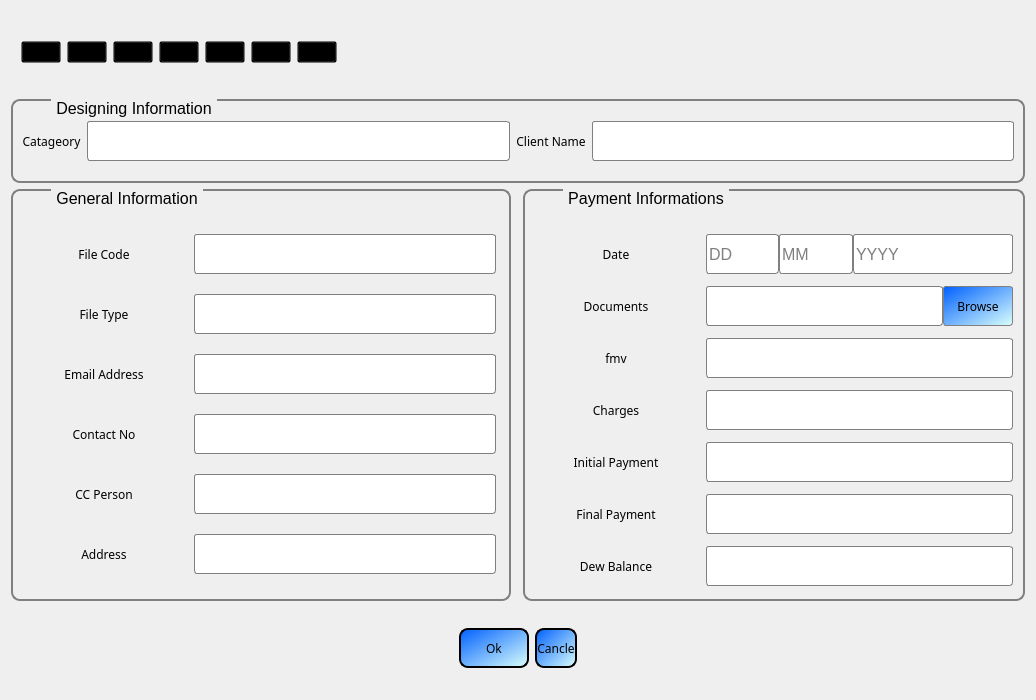
<?xml version="1.0" encoding="UTF-8"?>
<ui version="4.0">
 <class>Form</class>
 <widget class="QWidget" name="Form">
  <property name="geometry">
   <rect>
    <x>0</x>
    <y>0</y>
    <width>1036</width>
    <height>700</height>
   </rect>
  </property>
  <property name="minimumSize">
   <size>
    <width>700</width>
    <height>700</height>
   </size>
  </property>
  <property name="maximumSize">
   <size>
    <width>1058</width>
    <height>700</height>
   </size>
  </property>
  <property name="windowTitle">
   <string>Form</string>
  </property>
  <layout class="QVBoxLayout" name="verticalLayout">
   <item alignment="Qt::AlignLeft">
    <widget class="QFrame" name="frame">
     <property name="styleSheet">
      <string notr="true">background-color:transparent;</string>
     </property>
     <property name="frameShape">
      <enum>QFrame::StyledPanel</enum>
     </property>
     <property name="frameShadow">
      <enum>QFrame::Raised</enum>
     </property>
     <layout class="QHBoxLayout" name="horizontalLayout_4">
      <item>
       <widget class="QPushButton" name="pushButton">
        <property name="text">
         <string/>
        </property>
        <property name="icon">
         <iconset resource="../../sm_engineering2/icon/source.qrc">
          <normaloff>:/newPrefix/Actions-document-preview-icon.png</normaloff>:/newPrefix/Actions-document-preview-icon.png</iconset>
        </property>
        <property name="iconSize">
         <size>
          <width>40</width>
          <height>40</height>
         </size>
        </property>
       </widget>
      </item>
      <item>
       <widget class="QPushButton" name="pushButton_2">
        <property name="text">
         <string/>
        </property>
        <property name="icon">
         <iconset resource="../../sm_engineering2/icon/source.qrc">
          <normaloff>:/newPrefix/save.png</normaloff>:/newPrefix/save.png</iconset>
        </property>
        <property name="iconSize">
         <size>
          <width>40</width>
          <height>40</height>
         </size>
        </property>
       </widget>
      </item>
      <item>
       <widget class="QPushButton" name="pushButton_3">
        <property name="text">
         <string/>
        </property>
        <property name="icon">
         <iconset resource="../../sm_engineering2/icon/source.qrc">
          <normaloff>:/newPrefix/math-add-icon.png</normaloff>:/newPrefix/math-add-icon.png</iconset>
        </property>
        <property name="iconSize">
         <size>
          <width>40</width>
          <height>40</height>
         </size>
        </property>
       </widget>
      </item>
      <item>
       <widget class="QPushButton" name="pushButton_4">
        <property name="text">
         <string/>
        </property>
        <property name="icon">
         <iconset resource="../../sm_engineering2/icon/source.qrc">
          <normaloff>:/newPrefix/Actions-go-previous-icon.png</normaloff>:/newPrefix/Actions-go-previous-icon.png</iconset>
        </property>
        <property name="iconSize">
         <size>
          <width>40</width>
          <height>40</height>
         </size>
        </property>
       </widget>
      </item>
      <item>
       <widget class="QPushButton" name="pushButton_5">
        <property name="text">
         <string/>
        </property>
        <property name="icon">
         <iconset resource="../../sm_engineering2/icon/source.qrc">
          <normaloff>:/newPrefix/Actions-go-next-icon.png</normaloff>:/newPrefix/Actions-go-next-icon.png</iconset>
        </property>
        <property name="iconSize">
         <size>
          <width>40</width>
          <height>40</height>
         </size>
        </property>
       </widget>
      </item>
      <item>
       <widget class="QPushButton" name="pushButton_6">
        <property name="text">
         <string/>
        </property>
        <property name="icon">
         <iconset resource="../../sm_engineering2/icon/source.qrc">
          <normaloff>:/newPrefix/Letter-B-lg-icon.png</normaloff>:/newPrefix/Letter-B-lg-icon.png</iconset>
        </property>
        <property name="iconSize">
         <size>
          <width>40</width>
          <height>40</height>
         </size>
        </property>
       </widget>
      </item>
      <item>
       <widget class="QPushButton" name="pushButton_7">
        <property name="text">
         <string/>
        </property>
        <property name="icon">
         <iconset resource="../../sm_engineering2/icon/source.qrc">
          <normaloff>:/newPrefix/Settings-icon.png</normaloff>:/newPrefix/Settings-icon.png</iconset>
        </property>
        <property name="iconSize">
         <size>
          <width>40</width>
          <height>40</height>
         </size>
        </property>
       </widget>
      </item>
     </layout>
    </widget>
   </item>
   <item>
    <widget class="QGroupBox" name="groupBox">
     <property name="font">
      <font>
       <pointsize>12</pointsize>
      </font>
     </property>
     <property name="styleSheet">
      <string notr="true">
QGroupBox {
    border: 2px solid gray;
    border-radius: 9px;
    margin-top: 0.8em;
	
background-color:transparent;
}

QGroupBox::title {
    subcontrol-origin: margin;
    left: 40px;
    padding: 0 3px 0 3px;
}</string>
     </property>
     <property name="title">
      <string>Designing Information</string>
     </property>
     <layout class="QHBoxLayout" name="horizontalLayout_2">
      <property name="topMargin">
       <number>20</number>
      </property>
      <property name="bottomMargin">
       <number>20</number>
      </property>
      <item>
       <widget class="QLabel" name="label_78">
        <property name="maximumSize">
         <size>
          <width>16777215</width>
          <height>40</height>
         </size>
        </property>
        <property name="font">
         <font>
          <family>8514oem</family>
         </font>
        </property>
        <property name="styleSheet">
         <string notr="true">background-color:transparent;</string>
        </property>
        <property name="text">
         <string>Catageory</string>
        </property>
        <property name="alignment">
         <set>Qt::AlignCenter</set>
        </property>
       </widget>
      </item>
      <item>
       <widget class="QLineEdit" name="dfile_code_2">
        <property name="minimumSize">
         <size>
          <width>0</width>
          <height>40</height>
         </size>
        </property>
        <property name="maximumSize">
         <size>
          <width>16777215</width>
          <height>16777215</height>
         </size>
        </property>
        <property name="font">
         <font>
          <pointsize>10</pointsize>
         </font>
        </property>
        <property name="styleSheet">
         <string notr="true">QLineEdit{
border:1px solid gray;
background-color: rgb(255, 255, 255);
border-radius:3px;
}</string>
        </property>
       </widget>
      </item>
      <item>
       <widget class="QLabel" name="label_80">
        <property name="maximumSize">
         <size>
          <width>16777215</width>
          <height>40</height>
         </size>
        </property>
        <property name="font">
         <font>
          <family>8514oem</family>
         </font>
        </property>
        <property name="styleSheet">
         <string notr="true">background-color:transparent;</string>
        </property>
        <property name="text">
         <string>Client Name</string>
        </property>
        <property name="alignment">
         <set>Qt::AlignCenter</set>
        </property>
       </widget>
      </item>
      <item>
       <widget class="QLineEdit" name="dfile_code_3">
        <property name="minimumSize">
         <size>
          <width>0</width>
          <height>40</height>
         </size>
        </property>
        <property name="maximumSize">
         <size>
          <width>16777215</width>
          <height>16777215</height>
         </size>
        </property>
        <property name="font">
         <font>
          <pointsize>10</pointsize>
         </font>
        </property>
        <property name="styleSheet">
         <string notr="true">QLineEdit{
border:1px solid gray;
background-color: rgb(255, 255, 255);
border-radius:3px;
}</string>
        </property>
       </widget>
      </item>
     </layout>
    </widget>
   </item>
   <item>
    <widget class="QFrame" name="frame_2">
     <property name="styleSheet">
      <string notr="true">background-color:transparent;</string>
     </property>
     <property name="frameShape">
      <enum>QFrame::NoFrame</enum>
     </property>
     <property name="frameShadow">
      <enum>QFrame::Raised</enum>
     </property>
     <layout class="QHBoxLayout" name="horizontalLayout">
      <property name="spacing">
       <number>12</number>
      </property>
      <property name="leftMargin">
       <number>0</number>
      </property>
      <property name="topMargin">
       <number>0</number>
      </property>
      <property name="rightMargin">
       <number>0</number>
      </property>
      <property name="bottomMargin">
       <number>0</number>
      </property>
      <item>
       <widget class="QGroupBox" name="groupBox_14">
        <property name="minimumSize">
         <size>
          <width>500</width>
          <height>0</height>
         </size>
        </property>
        <property name="maximumSize">
         <size>
          <width>600</width>
          <height>16777215</height>
         </size>
        </property>
        <property name="font">
         <font>
          <pointsize>12</pointsize>
         </font>
        </property>
        <property name="styleSheet">
         <string notr="true">
QGroupBox {
    border: 2px solid gray;
    border-radius: 9px;
    margin-top: 0.8em;
	
background-color:transparent;
}

QGroupBox::title {
    subcontrol-origin: margin;
    left: 40px;
    padding: 0 3px 0 3px;
}</string>
        </property>
        <property name="title">
         <string>General Information</string>
        </property>
        <property name="alignment">
         <set>Qt::AlignCenter</set>
        </property>
        <layout class="QHBoxLayout" name="horizontalLayout_25">
         <property name="spacing">
          <number>0</number>
         </property>
         <property name="leftMargin">
          <number>0</number>
         </property>
         <property name="topMargin">
          <number>0</number>
         </property>
         <property name="rightMargin">
          <number>0</number>
         </property>
         <property name="bottomMargin">
          <number>0</number>
         </property>
         <item>
          <widget class="QFrame" name="frame_22">
           <property name="minimumSize">
            <size>
             <width>180</width>
             <height>0</height>
            </size>
           </property>
           <property name="maximumSize">
            <size>
             <width>300</width>
             <height>16777215</height>
            </size>
           </property>
           <property name="styleSheet">
            <string notr="true">background-color: transparent;</string>
           </property>
           <property name="frameShape">
            <enum>QFrame::NoFrame</enum>
           </property>
           <property name="frameShadow">
            <enum>QFrame::Raised</enum>
           </property>
           <layout class="QVBoxLayout" name="verticalLayout_24">
            <property name="spacing">
             <number>0</number>
            </property>
            <property name="leftMargin">
             <number>0</number>
            </property>
            <property name="topMargin">
             <number>0</number>
            </property>
            <property name="rightMargin">
             <number>0</number>
            </property>
            <property name="bottomMargin">
             <number>0</number>
            </property>
            <item>
             <widget class="QLabel" name="label_72">
              <property name="maximumSize">
               <size>
                <width>16777215</width>
                <height>40</height>
               </size>
              </property>
              <property name="font">
               <font>
                <family>8514oem</family>
               </font>
              </property>
              <property name="text">
               <string>File Code</string>
              </property>
              <property name="alignment">
               <set>Qt::AlignCenter</set>
              </property>
             </widget>
            </item>
            <item>
             <widget class="QLabel" name="label_73">
              <property name="minimumSize">
               <size>
                <width>0</width>
                <height>40</height>
               </size>
              </property>
              <property name="maximumSize">
               <size>
                <width>16777215</width>
                <height>40</height>
               </size>
              </property>
              <property name="font">
               <font>
                <family>8514oem</family>
               </font>
              </property>
              <property name="text">
               <string>File Type</string>
              </property>
              <property name="alignment">
               <set>Qt::AlignCenter</set>
              </property>
             </widget>
            </item>
            <item>
             <widget class="QLabel" name="label_74">
              <property name="maximumSize">
               <size>
                <width>16777215</width>
                <height>40</height>
               </size>
              </property>
              <property name="font">
               <font>
                <family>8514oem</family>
               </font>
              </property>
              <property name="text">
               <string>Email Address</string>
              </property>
              <property name="alignment">
               <set>Qt::AlignCenter</set>
              </property>
             </widget>
            </item>
            <item>
             <widget class="QLabel" name="label_75">
              <property name="maximumSize">
               <size>
                <width>16777215</width>
                <height>40</height>
               </size>
              </property>
              <property name="font">
               <font>
                <family>8514oem</family>
               </font>
              </property>
              <property name="text">
               <string>Contact No</string>
              </property>
              <property name="alignment">
               <set>Qt::AlignCenter</set>
              </property>
             </widget>
            </item>
            <item>
             <widget class="QLabel" name="label_76">
              <property name="maximumSize">
               <size>
                <width>16777215</width>
                <height>40</height>
               </size>
              </property>
              <property name="font">
               <font>
                <family>8514oem</family>
               </font>
              </property>
              <property name="text">
               <string>CC Person</string>
              </property>
              <property name="alignment">
               <set>Qt::AlignCenter</set>
              </property>
             </widget>
            </item>
            <item>
             <widget class="QLabel" name="label_77">
              <property name="maximumSize">
               <size>
                <width>16777215</width>
                <height>40</height>
               </size>
              </property>
              <property name="font">
               <font>
                <family>8514oem</family>
               </font>
              </property>
              <property name="text">
               <string>Address</string>
              </property>
              <property name="alignment">
               <set>Qt::AlignCenter</set>
              </property>
             </widget>
            </item>
           </layout>
          </widget>
         </item>
         <item>
          <widget class="QFrame" name="frame_23">
           <property name="maximumSize">
            <size>
             <width>350</width>
             <height>16777215</height>
            </size>
           </property>
           <property name="styleSheet">
            <string notr="true">background-color: transparent</string>
           </property>
           <property name="frameShape">
            <enum>QFrame::NoFrame</enum>
           </property>
           <property name="frameShadow">
            <enum>QFrame::Raised</enum>
           </property>
           <layout class="QVBoxLayout" name="verticalLayout_25">
            <property name="spacing">
             <number>0</number>
            </property>
            <property name="leftMargin">
             <number>0</number>
            </property>
            <property name="topMargin">
             <number>0</number>
            </property>
            <property name="rightMargin">
             <number>12</number>
            </property>
            <property name="bottomMargin">
             <number>0</number>
            </property>
            <item>
             <widget class="QLineEdit" name="dfile_code">
              <property name="minimumSize">
               <size>
                <width>0</width>
                <height>40</height>
               </size>
              </property>
              <property name="maximumSize">
               <size>
                <width>16777215</width>
                <height>16777215</height>
               </size>
              </property>
              <property name="font">
               <font>
                <pointsize>10</pointsize>
               </font>
              </property>
              <property name="styleSheet">
               <string notr="true">QLineEdit{
border:1px solid gray;
background-color: rgb(255, 255, 255);
border-radius:3px;
}</string>
              </property>
              <property name="text">
               <string/>
              </property>
             </widget>
            </item>
            <item>
             <widget class="QLineEdit" name="dclient_name">
              <property name="minimumSize">
               <size>
                <width>0</width>
                <height>40</height>
               </size>
              </property>
              <property name="maximumSize">
               <size>
                <width>16777215</width>
                <height>16777215</height>
               </size>
              </property>
              <property name="font">
               <font>
                <pointsize>10</pointsize>
               </font>
              </property>
              <property name="styleSheet">
               <string notr="true">QLineEdit{
border:1px solid gray;
background-color: rgb(255, 255, 255);
border-radius:3px;
}</string>
              </property>
             </widget>
            </item>
            <item>
             <widget class="QLineEdit" name="catageory">
              <property name="minimumSize">
               <size>
                <width>0</width>
                <height>40</height>
               </size>
              </property>
              <property name="font">
               <font>
                <pointsize>10</pointsize>
               </font>
              </property>
              <property name="styleSheet">
               <string notr="true">QLineEdit{
border:1px solid gray;
background-color: rgb(255, 255, 255);
border-radius:3px;
}</string>
              </property>
             </widget>
            </item>
            <item>
             <widget class="QLineEdit" name="dcontact_no">
              <property name="minimumSize">
               <size>
                <width>0</width>
                <height>40</height>
               </size>
              </property>
              <property name="font">
               <font>
                <pointsize>10</pointsize>
               </font>
              </property>
              <property name="styleSheet">
               <string notr="true">QLineEdit{
border:1px solid gray;
background-color: rgb(255, 255, 255);
border-radius:3px;
}</string>
              </property>
             </widget>
            </item>
            <item>
             <widget class="QLineEdit" name="dcc_person">
              <property name="minimumSize">
               <size>
                <width>0</width>
                <height>40</height>
               </size>
              </property>
              <property name="font">
               <font>
                <pointsize>10</pointsize>
               </font>
              </property>
              <property name="styleSheet">
               <string notr="true">QLineEdit{
border:1px solid gray;
background-color: rgb(255, 255, 255);
border-radius:3px;
}</string>
              </property>
             </widget>
            </item>
            <item>
             <widget class="QLineEdit" name="daddress">
              <property name="minimumSize">
               <size>
                <width>0</width>
                <height>40</height>
               </size>
              </property>
              <property name="font">
               <font>
                <pointsize>10</pointsize>
               </font>
              </property>
              <property name="styleSheet">
               <string notr="true">QLineEdit{
border:1px solid gray;
background-color: rgb(255, 255, 255);
border-radius:3px;
}</string>
              </property>
              <property name="text">
               <string/>
              </property>
             </widget>
            </item>
           </layout>
          </widget>
         </item>
        </layout>
       </widget>
      </item>
      <item>
       <widget class="QGroupBox" name="groupBox_15">
        <property name="minimumSize">
         <size>
          <width>500</width>
          <height>0</height>
         </size>
        </property>
        <property name="maximumSize">
         <size>
          <width>600</width>
          <height>16777215</height>
         </size>
        </property>
        <property name="font">
         <font>
          <pointsize>12</pointsize>
         </font>
        </property>
        <property name="styleSheet">
         <string notr="true">
QGroupBox {
    border: 2px solid gray;
    border-radius: 9px;
    margin-top: 0.8em;
	
background-color:transparent;
}

QGroupBox::title {
    subcontrol-origin: margin;
    left: 40px;
    padding: 0 3px 0 3px;
}</string>
        </property>
        <property name="title">
         <string>Payment Informations</string>
        </property>
        <layout class="QHBoxLayout" name="horizontalLayout_26">
         <property name="spacing">
          <number>0</number>
         </property>
         <property name="leftMargin">
          <number>0</number>
         </property>
         <property name="topMargin">
          <number>0</number>
         </property>
         <property name="rightMargin">
          <number>0</number>
         </property>
         <property name="bottomMargin">
          <number>0</number>
         </property>
         <item>
          <widget class="QFrame" name="frame_24">
           <property name="minimumSize">
            <size>
             <width>180</width>
             <height>0</height>
            </size>
           </property>
           <property name="maximumSize">
            <size>
             <width>685</width>
             <height>16777215</height>
            </size>
           </property>
           <property name="styleSheet">
            <string notr="true">background-color: transparent;</string>
           </property>
           <property name="frameShape">
            <enum>QFrame::NoFrame</enum>
           </property>
           <property name="frameShadow">
            <enum>QFrame::Raised</enum>
           </property>
           <layout class="QVBoxLayout" name="verticalLayout_26">
            <property name="spacing">
             <number>12</number>
            </property>
            <property name="leftMargin">
             <number>12</number>
            </property>
            <property name="topMargin">
             <number>20</number>
            </property>
            <property name="rightMargin">
             <number>12</number>
            </property>
            <property name="bottomMargin">
             <number>12</number>
            </property>
            <item>
             <widget class="QLabel" name="label_79">
              <property name="maximumSize">
               <size>
                <width>16777215</width>
                <height>40</height>
               </size>
              </property>
              <property name="font">
               <font>
                <family>8514oem</family>
               </font>
              </property>
              <property name="text">
               <string>Date</string>
              </property>
              <property name="alignment">
               <set>Qt::AlignCenter</set>
              </property>
             </widget>
            </item>
            <item>
             <widget class="QLabel" name="label_82">
              <property name="maximumSize">
               <size>
                <width>16777215</width>
                <height>40</height>
               </size>
              </property>
              <property name="font">
               <font>
                <family>8514oem</family>
               </font>
              </property>
              <property name="text">
               <string>Documents</string>
              </property>
              <property name="alignment">
               <set>Qt::AlignCenter</set>
              </property>
             </widget>
            </item>
            <item>
             <widget class="QLabel" name="label_96">
              <property name="maximumSize">
               <size>
                <width>16777215</width>
                <height>40</height>
               </size>
              </property>
              <property name="font">
               <font>
                <family>8514oem</family>
               </font>
              </property>
              <property name="text">
               <string>fmv</string>
              </property>
              <property name="alignment">
               <set>Qt::AlignCenter</set>
              </property>
             </widget>
            </item>
            <item>
             <widget class="QLabel" name="label_83">
              <property name="maximumSize">
               <size>
                <width>16777215</width>
                <height>40</height>
               </size>
              </property>
              <property name="font">
               <font>
                <family>8514oem</family>
               </font>
              </property>
              <property name="text">
               <string>Charges</string>
              </property>
              <property name="alignment">
               <set>Qt::AlignCenter</set>
              </property>
             </widget>
            </item>
            <item>
             <widget class="QLabel" name="label_84">
              <property name="maximumSize">
               <size>
                <width>16777215</width>
                <height>40</height>
               </size>
              </property>
              <property name="font">
               <font>
                <family>8514oem</family>
               </font>
              </property>
              <property name="text">
               <string>Initial Payment</string>
              </property>
              <property name="alignment">
               <set>Qt::AlignCenter</set>
              </property>
             </widget>
            </item>
            <item>
             <widget class="QLabel" name="label_85">
              <property name="minimumSize">
               <size>
                <width>0</width>
                <height>40</height>
               </size>
              </property>
              <property name="maximumSize">
               <size>
                <width>16777215</width>
                <height>40</height>
               </size>
              </property>
              <property name="font">
               <font>
                <family>8514oem</family>
               </font>
              </property>
              <property name="text">
               <string>Final Payment</string>
              </property>
              <property name="alignment">
               <set>Qt::AlignCenter</set>
              </property>
             </widget>
            </item>
            <item>
             <widget class="QLabel" name="label_86">
              <property name="maximumSize">
               <size>
                <width>16777215</width>
                <height>40</height>
               </size>
              </property>
              <property name="font">
               <font>
                <family>8514oem</family>
               </font>
              </property>
              <property name="text">
               <string>Dew Balance</string>
              </property>
              <property name="alignment">
               <set>Qt::AlignCenter</set>
              </property>
             </widget>
            </item>
           </layout>
          </widget>
         </item>
         <item alignment="Qt::AlignVCenter">
          <widget class="QFrame" name="frame_25">
           <property name="maximumSize">
            <size>
             <width>350</width>
             <height>16777215</height>
            </size>
           </property>
           <property name="layoutDirection">
            <enum>Qt::LeftToRight</enum>
           </property>
           <property name="styleSheet">
            <string notr="true">background-color: transparent;</string>
           </property>
           <property name="frameShape">
            <enum>QFrame::NoFrame</enum>
           </property>
           <property name="frameShadow">
            <enum>QFrame::Raised</enum>
           </property>
           <layout class="QVBoxLayout" name="verticalLayout_27">
            <property name="spacing">
             <number>12</number>
            </property>
            <property name="leftMargin">
             <number>0</number>
            </property>
            <property name="topMargin">
             <number>20</number>
            </property>
            <property name="bottomMargin">
             <number>0</number>
            </property>
            <item>
             <widget class="QFrame" name="frame_8">
              <property name="maximumSize">
               <size>
                <width>350</width>
                <height>40</height>
               </size>
              </property>
              <property name="frameShape">
               <enum>QFrame::NoFrame</enum>
              </property>
              <property name="frameShadow">
               <enum>QFrame::Raised</enum>
              </property>
              <layout class="QHBoxLayout" name="horizontalLayout_21">
               <property name="spacing">
                <number>0</number>
               </property>
               <property name="leftMargin">
                <number>0</number>
               </property>
               <property name="topMargin">
                <number>0</number>
               </property>
               <property name="rightMargin">
                <number>0</number>
               </property>
               <property name="bottomMargin">
                <number>0</number>
               </property>
               <item>
                <widget class="QLineEdit" name="dd_dd">
                 <property name="minimumSize">
                  <size>
                   <width>0</width>
                   <height>40</height>
                  </size>
                 </property>
                 <property name="maximumSize">
                  <size>
                   <width>743</width>
                   <height>1176</height>
                  </size>
                 </property>
                 <property name="font">
                  <font>
                   <pointsize>12</pointsize>
                  </font>
                 </property>
                 <property name="styleSheet">
                  <string notr="true">QLineEdit{
border:1px solid gray;
background-color: rgb(255, 255, 255);
border-radius:3px;
}</string>
                 </property>
                 <property name="placeholderText">
                  <string>DD</string>
                 </property>
                </widget>
               </item>
               <item>
                <widget class="QLineEdit" name="dd_mm">
                 <property name="minimumSize">
                  <size>
                   <width>0</width>
                   <height>40</height>
                  </size>
                 </property>
                 <property name="maximumSize">
                  <size>
                   <width>919</width>
                   <height>624</height>
                  </size>
                 </property>
                 <property name="font">
                  <font>
                   <pointsize>12</pointsize>
                  </font>
                 </property>
                 <property name="styleSheet">
                  <string notr="true">QLineEdit{
border:1px solid gray;
background-color: rgb(255, 255, 255);
border-radius:3px;
}</string>
                 </property>
                 <property name="placeholderText">
                  <string>MM</string>
                 </property>
                </widget>
               </item>
               <item>
                <widget class="QLineEdit" name="dd_yy">
                 <property name="minimumSize">
                  <size>
                   <width>160</width>
                   <height>40</height>
                  </size>
                 </property>
                 <property name="maximumSize">
                  <size>
                   <width>627</width>
                   <height>16777215</height>
                  </size>
                 </property>
                 <property name="font">
                  <font>
                   <pointsize>12</pointsize>
                  </font>
                 </property>
                 <property name="styleSheet">
                  <string notr="true">QLineEdit{
border:1px solid gray;
background-color: rgb(255, 255, 255);
border-radius:3px;
}</string>
                 </property>
                 <property name="placeholderText">
                  <string>YYYY</string>
                 </property>
                </widget>
               </item>
              </layout>
             </widget>
            </item>
            <item>
             <widget class="QFrame" name="frame_14">
              <property name="maximumSize">
               <size>
                <width>16777215</width>
                <height>40</height>
               </size>
              </property>
              <property name="styleSheet">
               <string notr="true"/>
              </property>
              <property name="frameShape">
               <enum>QFrame::NoFrame</enum>
              </property>
              <property name="frameShadow">
               <enum>QFrame::Raised</enum>
              </property>
              <layout class="QHBoxLayout" name="horizontalLayout_5">
               <property name="spacing">
                <number>0</number>
               </property>
               <property name="leftMargin">
                <number>0</number>
               </property>
               <property name="topMargin">
                <number>0</number>
               </property>
               <property name="rightMargin">
                <number>0</number>
               </property>
               <property name="bottomMargin">
                <number>0</number>
               </property>
               <item>
                <widget class="QLineEdit" name="browse_edit">
                 <property name="minimumSize">
                  <size>
                   <width>0</width>
                   <height>40</height>
                  </size>
                 </property>
                 <property name="font">
                  <font>
                   <pointsize>10</pointsize>
                  </font>
                 </property>
                 <property name="styleSheet">
                  <string notr="true">QLineEdit{
border:1px solid gray;
background-color: rgb(255, 255, 255);
border-radius:3px;
}</string>
                 </property>
                </widget>
               </item>
               <item>
                <widget class="QPushButton" name="browse_btn">
                 <property name="minimumSize">
                  <size>
                   <width>70</width>
                   <height>40</height>
                  </size>
                 </property>
                 <property name="font">
                  <font>
                   <family>8514oem</family>
                  </font>
                 </property>
                 <property name="styleSheet">
                  <string notr="true">QPushButton{
background-color: qlineargradient(spread:reflect, x1:0, y1:0, x2:1, y2:1, stop:0 rgba(0, 96, 255, 255), stop:1 rgba(218, 255, 251, 255));
border:1px solid grey;
border-radius:3px;
}
</string>
                 </property>
                 <property name="text">
                  <string>Browse</string>
                 </property>
                </widget>
               </item>
              </layout>
             </widget>
            </item>
            <item>
             <widget class="QLineEdit" name="dfmv">
              <property name="minimumSize">
               <size>
                <width>0</width>
                <height>40</height>
               </size>
              </property>
              <property name="font">
               <font>
                <pointsize>10</pointsize>
               </font>
              </property>
              <property name="styleSheet">
               <string notr="true">QLineEdit{
border:1px solid gray;
background-color: rgb(255, 255, 255);
border-radius:3px;
}</string>
              </property>
             </widget>
            </item>
            <item>
             <widget class="QLineEdit" name="dcharges">
              <property name="minimumSize">
               <size>
                <width>0</width>
                <height>40</height>
               </size>
              </property>
              <property name="font">
               <font>
                <pointsize>10</pointsize>
               </font>
              </property>
              <property name="styleSheet">
               <string notr="true">QLineEdit{
border:1px solid gray;
background-color: rgb(255, 255, 255);
border-radius:3px;
}</string>
              </property>
             </widget>
            </item>
            <item>
             <widget class="QLineEdit" name="dinitial_payment">
              <property name="minimumSize">
               <size>
                <width>0</width>
                <height>40</height>
               </size>
              </property>
              <property name="font">
               <font>
                <pointsize>10</pointsize>
               </font>
              </property>
              <property name="styleSheet">
               <string notr="true">QLineEdit{
border:1px solid gray;
background-color: rgb(255, 255, 255);
border-radius:3px;
}</string>
              </property>
             </widget>
            </item>
            <item>
             <widget class="QLineEdit" name="dfinal_payment">
              <property name="minimumSize">
               <size>
                <width>0</width>
                <height>40</height>
               </size>
              </property>
              <property name="font">
               <font>
                <pointsize>10</pointsize>
               </font>
              </property>
              <property name="styleSheet">
               <string notr="true">QLineEdit{
border:1px solid gray;
background-color: rgb(255, 255, 255);
border-radius:3px;
}</string>
              </property>
             </widget>
            </item>
            <item>
             <widget class="QLineEdit" name="ddew_balance">
              <property name="minimumSize">
               <size>
                <width>0</width>
                <height>40</height>
               </size>
              </property>
              <property name="font">
               <font>
                <pointsize>10</pointsize>
               </font>
              </property>
              <property name="styleSheet">
               <string notr="true">QLineEdit{
border:1px solid gray;
background-color: rgb(255, 255, 255);
border-radius:3px;
}</string>
              </property>
             </widget>
            </item>
            <item>
             <widget class="QFrame" name="frame_15">
              <property name="maximumSize">
               <size>
                <width>16777215</width>
                <height>40</height>
               </size>
              </property>
              <property name="frameShape">
               <enum>QFrame::NoFrame</enum>
              </property>
              <property name="frameShadow">
               <enum>QFrame::Raised</enum>
              </property>
              <layout class="QHBoxLayout" name="horizontalLayout_11">
               <property name="spacing">
                <number>20</number>
               </property>
               <property name="leftMargin">
                <number>0</number>
               </property>
               <property name="topMargin">
                <number>0</number>
               </property>
               <property name="rightMargin">
                <number>100</number>
               </property>
               <property name="bottomMargin">
                <number>0</number>
               </property>
              </layout>
             </widget>
            </item>
           </layout>
          </widget>
         </item>
        </layout>
       </widget>
      </item>
     </layout>
    </widget>
   </item>
   <item alignment="Qt::AlignHCenter">
    <widget class="QFrame" name="frame_3">
     <property name="styleSheet">
      <string notr="true">background-color:transparent;</string>
     </property>
     <property name="frameShape">
      <enum>QFrame::StyledPanel</enum>
     </property>
     <property name="frameShadow">
      <enum>QFrame::Raised</enum>
     </property>
     <layout class="QHBoxLayout" name="horizontalLayout_3">
      <item>
       <widget class="QPushButton" name="dclear_btn">
        <property name="minimumSize">
         <size>
          <width>70</width>
          <height>40</height>
         </size>
        </property>
        <property name="maximumSize">
         <size>
          <width>70</width>
          <height>16777215</height>
         </size>
        </property>
        <property name="font">
         <font>
          <family>8514oem</family>
         </font>
        </property>
        <property name="styleSheet">
         <string notr="true">border:2px solid;
border-radius:9px;
background-color: qlineargradient(spread:reflect, x1:0, y1:0, x2:1, y2:1, stop:0 rgba(0, 96, 255, 255), stop:1 rgba(218, 255, 251, 255));</string>
        </property>
        <property name="text">
         <string>Ok</string>
        </property>
       </widget>
      </item>
      <item>
       <widget class="QPushButton" name="dexit_btn">
        <property name="minimumSize">
         <size>
          <width>0</width>
          <height>40</height>
         </size>
        </property>
        <property name="maximumSize">
         <size>
          <width>80</width>
          <height>16777215</height>
         </size>
        </property>
        <property name="font">
         <font>
          <family>8514oem</family>
         </font>
        </property>
        <property name="styleSheet">
         <string notr="true">border:2px solid;
border-radius:9px;
background-color: qlineargradient(spread:reflect, x1:0, y1:0, x2:1, y2:1, stop:0 rgba(0, 96, 255, 255), stop:1 rgba(218, 255, 251, 255));</string>
        </property>
        <property name="text">
         <string>Cancle</string>
        </property>
       </widget>
      </item>
     </layout>
    </widget>
   </item>
  </layout>
 </widget>
 <resources>
  <include location="../../sm_engineering2/icon/source.qrc"/>
 </resources>
 <connections/>
</ui>
